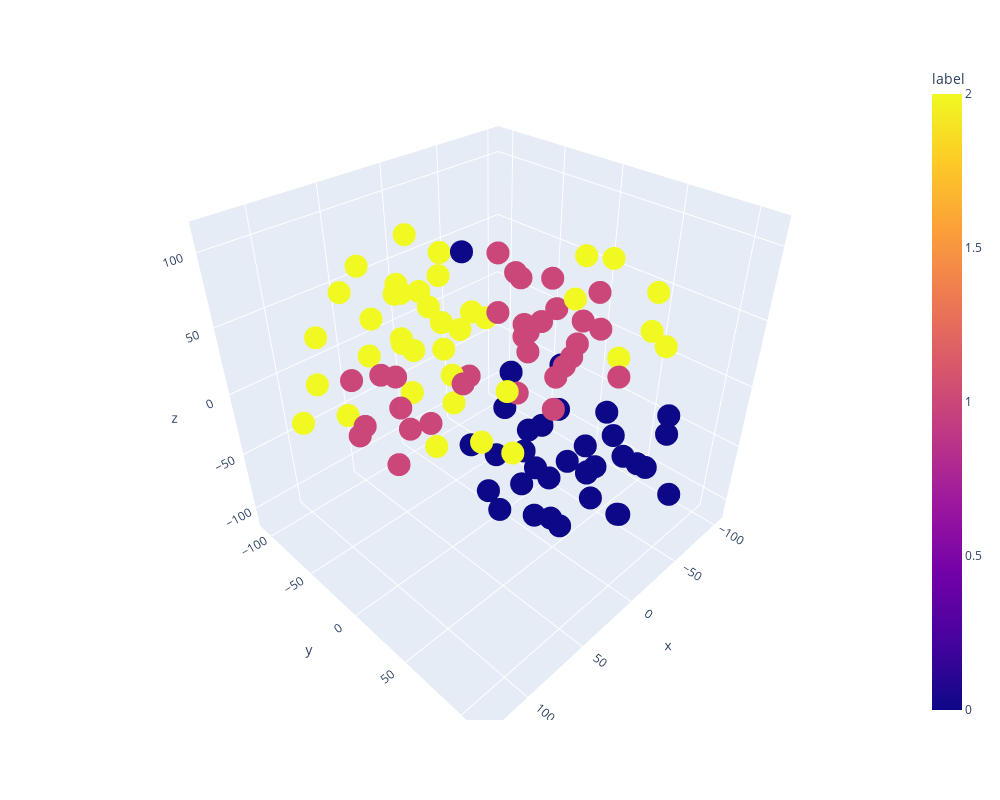

The notebook cell saved with this chart:
### Code cell
df_plot_3d = pd.DataFrame({
    "x": projections_3d[:, 0],
    "y": projections_3d[:, 1],
    "z":projections_3d[:,2],
    "label": y_train
})

fig = px.scatter_3d(df_plot_3d, x='x', y='y', z='z',color='label',width=1000,   height=800)
fig.show()
